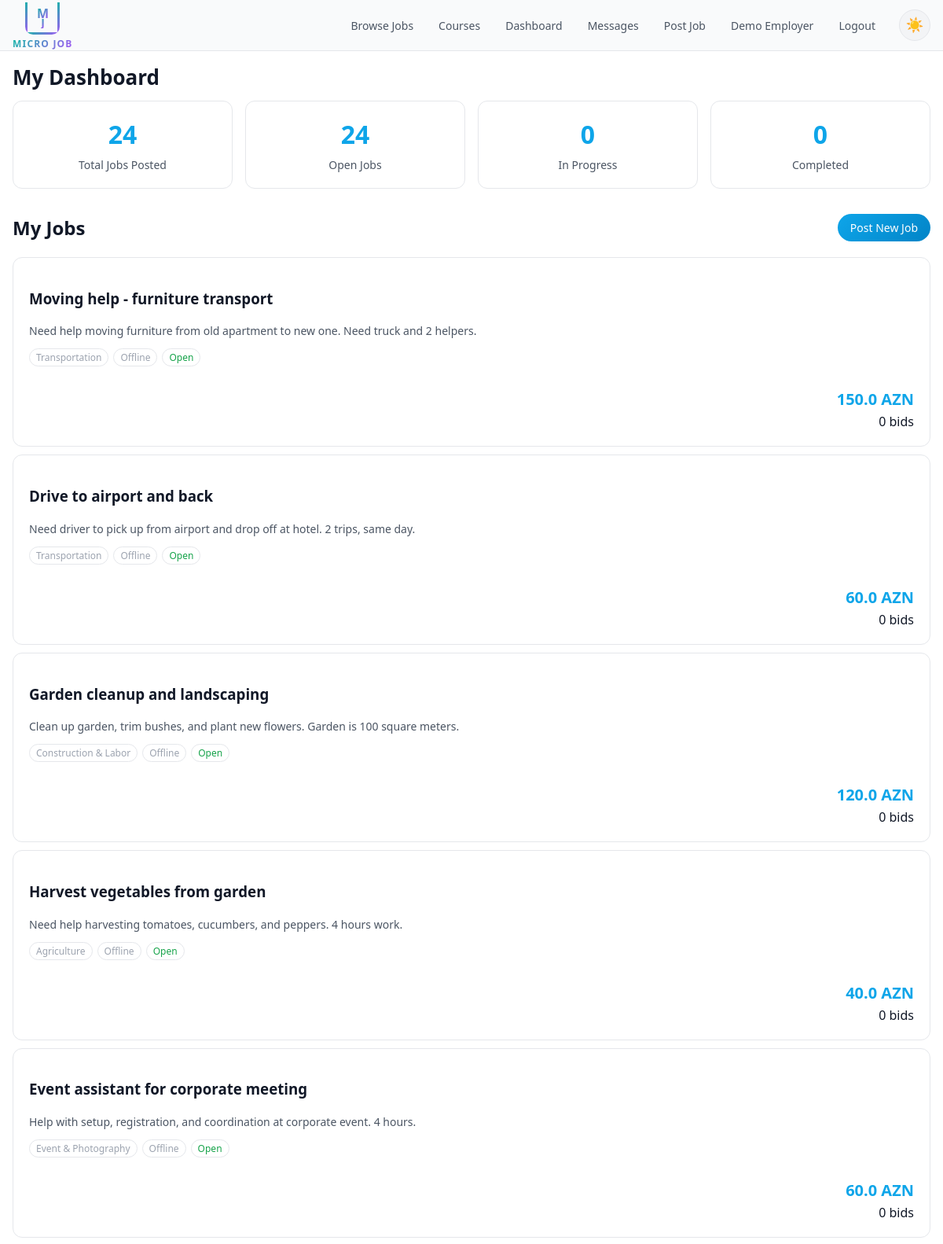
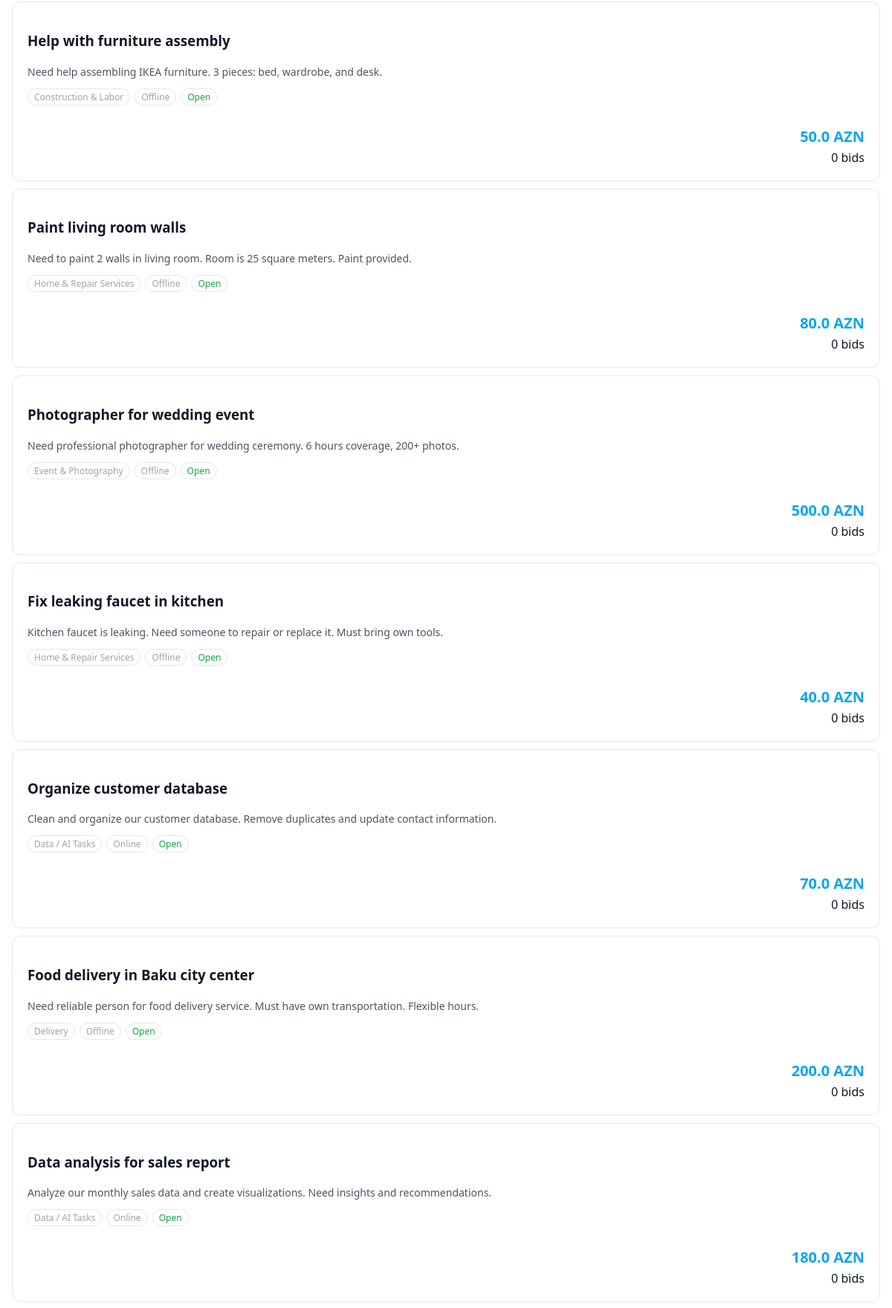
The page /dashboard (signed in, upper part) on the database its author committed (2 pictures, top to bottom).
### app.py (models this page shows, shortened)
class User(db.Model):
    id = db.Column(db.Integer, primary_key=True)
    name = db.Column(db.String(120), nullable=False)
    email = db.Column(db.String(120), unique=True, nullable=False)
    password_hash = db.Column(db.String(200), nullable=False)
    role = db.Column(db.String(20), nullable=False)
    skills = db.Column(db.String(200))
    bio = db.Column(db.Text)
    avatar = db.Column(db.String(200))
    location = db.Column(db.String(100))
    created_at = db.Column(db.DateTime, default=datetime.utcnow)
    tasks_posted = db.relationship('Task', backref='employer', foreign_keys='Task.employer_id')
    tasks_taken  = db.relationship('Task', backref='worker', foreign_keys='Task.worker_id')
    bids = db.relationship('Bid', backref='worker', lazy=True)
    reviews_received = db.relationship('Review', backref='reviewee', foreign_keys='Review.reviewee_id')
    reviews_given = db.relationship('Review', backref='reviewer', foreign_keys='Review.reviewer_id')
    sent_messages = db.relationship('Message', backref='sender', foreign_keys='Message.sender_id')
    received_messages = db.relationship('Message', backref='receiver', foreign_keys='Message.receiver_id')

class Task(db.Model):
    id = db.Column(db.Integer, primary_key=True)
    title = db.Column(db.String(200), nullable=False)
    description = db.Column(db.Text, nullable=False)
    budget_azn = db.Column(db.Float, nullable=False)
    category = db.Column(db.String(120))
    mode = db.Column(db.String(20))
    status = db.Column(db.String(20), default='open')
    created_at = db.Column(db.DateTime, default=datetime.utcnow)
    required_skill = db.Column(db.String(120))
    difficulty = db.Column(db.String(20))
    employer_id = db.Column(db.Integer, db.ForeignKey('user.id'))
    worker_id   = db.Column(db.Integer, db.ForeignKey('user.id'))
    accepted_bid_id = db.Column(db.Integer, db.ForeignKey('bid.id'), nullable=True)
    bids = db.relationship('Bid', primaryjoin='Task.id == Bid.task_id', backref='task', lazy=True, cascade='all, delete-orphan')
    accepted_bid = db.relationship('Bid', foreign_keys=[accepted_bid_id], uselist=False, post_update=True)
    reviews = db.relationship('Review', backref='task', lazy=True)

### app.py (the view, shortened to what this page needs)
@app.route('/dashboard')
def dashboard():
    user = current_user()
    if not user:
        flash('Please log in to view your dashboard.', 'error')
        return redirect(url_for('login'))
    if user.role == 'employer':
        posted_tasks = Task.query.filter_by(employer_id=user.id).order_by(Task.created_at.desc()).all()
        return render_template('dashboard_employer.html', user=user, tasks=posted_tasks)

### app.py (called while the page is built)
def current_user():
    if 'user_id' in session:
        return User.query.get(session['user_id'])
    return None

### templates/dashboard_employer.html (shortened to what this page needs)
{% extends "base.html" %}
{% block content %}
<h1>My Dashboard</h1>
<div class="dashboard-stats">
  <div class="stat-card">
    <div class="stat-number">{{ tasks|length }}</div>
    <div class="stat-label">Total Jobs Posted</div>
  </div>
  <div class="stat-card">
    <div class="stat-number">{{ tasks|selectattr('status', 'equalto', 'open')|list|length }}</div>
    <div class="stat-label">Open Jobs</div>
  </div>
  <div class="stat-card">
    <div class="stat-number">{{ tasks|selectattr('status', 'equalto', 'assigned')|list|length }}</div>
    <div class="stat-label">In Progress</div>
  </div>
  <div class="stat-card">
    <div class="stat-number">{{ tasks|selectattr('status', 'equalto', 'completed')|list|length }}</div>
    <div class="stat-label">Completed</div>
  </div>
</div>
<div class="dashboard-section">
  <div class="section-header">
    <h2>My Jobs</h2>
    <a href="{{ url_for('new_task') }}" class="btn-primary">Post New Job</a>
  </div>
  {% if tasks %}
    <div class="task-list">
      {% for task in tasks %}
        <div class="task-card">
          <div class="task-main">
            <h3><a href="{{ url_for('task_detail', task_id=task.id) }}">{{ task.title }}</a></h3>
            <p class="task-desc">{{ task.description[:100] }}{% if task.description|length > 100 %}...{% endif %}</p>
            <div class="task-meta">
              <span>{{ task.category or 'General' }}</span>
              <span>{{ task.mode|title }}</span>
              <span class="status-{{ task.status }}">{{ task.status|title }}</span>
            </div>
          </div>
          <div class="task-side">
            <div class="task-budget">{{ task.budget_azn }} AZN</div>
            <div class="task-bids-count">
              {{ task.bids|length }} bid{{ 's' if task.bids|length != 1 else '' }}
            </div>
          </div>
        </div>
      {% endfor %}
    </div>
  {% else %}
    <div class="empty-state">
      <p>You haven't posted any jobs yet. <a href="{{ url_for('new_task') }}" class="link">Post your first job!</a></p>
    </div>
  {% endif %}
</div>
{% endblock %}

### templates/base.html (shortened to what this page needs)
<!DOCTYPE html>
<html lang="en" data-theme="dark">
<head>
  <link rel="stylesheet" href="{{ url_for('static', filename='style.css') }}">
</head>
<body>
  <header class="topbar">
    <a href="{{ url_for('index') }}" class="logo">
      <div class="logo-container">
        <div class="logo-square">
          <div class="logo-letters">
            <span class="logo-m">M</span>
            <span class="logo-j">J</span>
          </div>
        </div>
        <div class="logo-main-text">MICRO JOB</div>
      </div>
    </a>
    <nav class="nav-links">
      <a href="{{ url_for('index') }}">Browse Jobs</a>
      <a href="{{ url_for('courses') }}">Courses</a>
      {% if user %}
        <a href="{{ url_for('dashboard') }}">Dashboard</a>
        <a href="{{ url_for('messages') }}">Messages</a>
        {% if user.role == 'employer' %}
          <a href="{{ url_for('new_task') }}">Post Job</a>
        {% endif %}
        <a href="{{ url_for('profile', user_id=user.id) }}">{{ user.name }}</a>
        <a href="{{ url_for('logout') }}">Logout</a>
      {% else %}
        <a href="{{ url_for('login') }}">Login</a>
        <a href="{{ url_for('register') }}">Sign Up</a>
      {% endif %}
      <button class="theme-toggle" id="theme-toggle" aria-label="Toggle theme">
        <span id="theme-icon">🌙</span>
      </button>
    </nav>
  </header>
  <main class="container">
    {% block content %}{% endblock %}
  </main>
</body>
</html>

### rows shown on the page
User: name "Demo Employer"
Task: title "Moving help - furniture transport", description "Need help moving furniture from old apartment to new one. Need truck and 2 helpers.", category "Transportation", mode "Offline", status "Open", budget_azn "150.0", bids|length "0", bids "s"
Task: title "Drive to airport and back", description "Need driver to pick up from airport and drop off at hotel. 2 trips, same day.", category "Transportation", mode "Offline", status "Open", budget_azn "60.0", bids|length "0", bids "s"
Task: title "Garden cleanup and landscaping", description "Clean up garden, trim bushes, and plant new flowers. Garden is 100 square meters.", category "Construction & Labor", mode "Offline", status "Open", budget_azn "120.0", bids|length "0", bids "s"
Task: title "Harvest vegetables from garden", description "Need help harvesting tomatoes, cucumbers, and peppers. 4 hours work.", category "Agriculture", mode "Offline", status "Open", budget_azn "40.0", bids|length "0", bids "s"
Task: title "Event assistant for corporate meeting", description "Help with setup, registration, and coordination at corporate event. 4 hours.", category "Event & Photography", mode "Offline", status "Open", budget_azn "60.0", bids|length "0", bids "s"
Task: title "Help with furniture assembly", description "Need help assembling IKEA furniture. 3 pieces: bed, wardrobe, and desk.", category "Construction & Labor", mode "Offline", status "Open", budget_azn "50.0", bids|length "0", bids "s"
Task: title "Paint living room walls", description "Need to paint 2 walls in living room. Room is 25 square meters. Paint provided.", category "Home & Repair Services", mode "Offline", status "Open", budget_azn "80.0", bids|length "0", bids "s"
Task: title "Photographer for wedding event", description "Need professional photographer for wedding ceremony. 6 hours coverage, 200+ photos.", category "Event & Photography", mode "Offline", status "Open", budget_azn "500.0", bids|length "0", bids "s"
Task: title "Fix leaking faucet in kitchen", description "Kitchen faucet is leaking. Need someone to repair or replace it. Must bring own tools.", category "Home & Repair Services", mode "Offline", status "Open", budget_azn "40.0", bids|length "0", bids "s"
Task: title "Organize customer database", description "Clean and organize our customer database. Remove duplicates and update contact information.", category "Data / AI Tasks", mode "Online", status "Open", budget_azn "70.0", bids|length "0", bids "s"
Task: title "Food delivery in Baku city center", description "Need reliable person for food delivery service. Must have own transportation. Flexible hours.", category "Delivery", mode "Offline", status "Open", budget_azn "200.0", bids|length "0", bids "s"
Task: title "Data analysis for sales report", description "Analyze our monthly sales data and create visualizations. Need insights and recommendations.", category "Data / AI Tasks", mode "Online", status "Open", budget_azn "180.0", bids|length "0", bids "s"

### other values the page prints
{{ tasks|length }} "24"
{{ tasks|selectattr('status', 'equalto', 'open')|list|length }} "24"
{{ tasks|selectattr('status', 'equalto', 'assigned')|list|length }} "0"
{{ tasks|selectattr('status', 'equalto', 'completed')|list|length }} "0"
